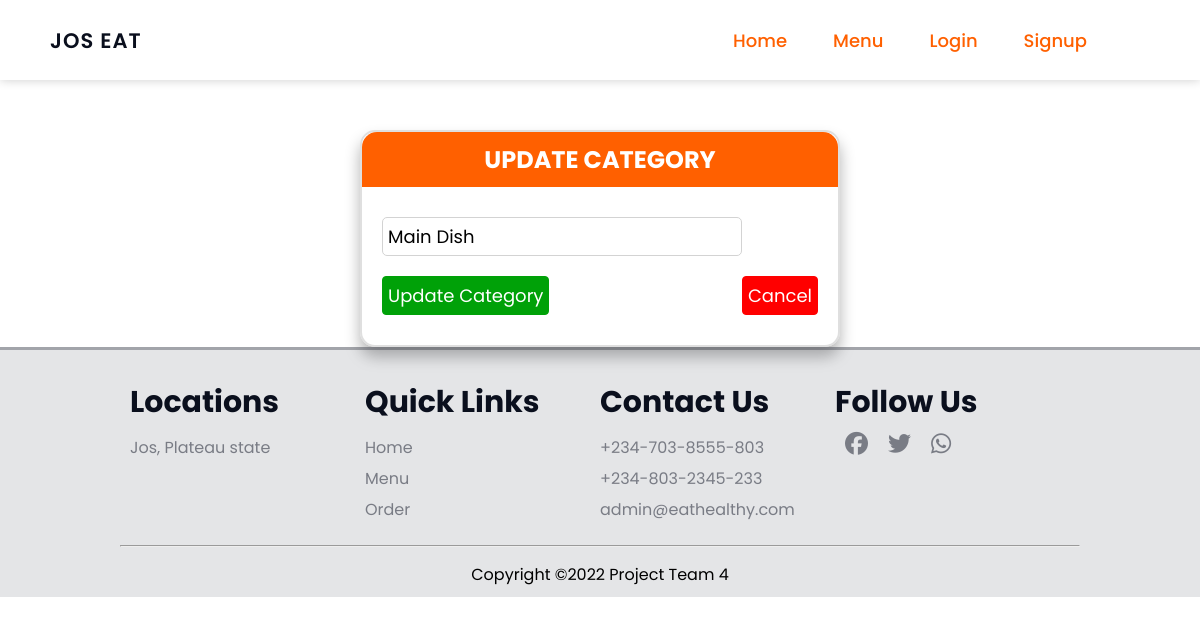
The app's page /updatecategory/1, older data.
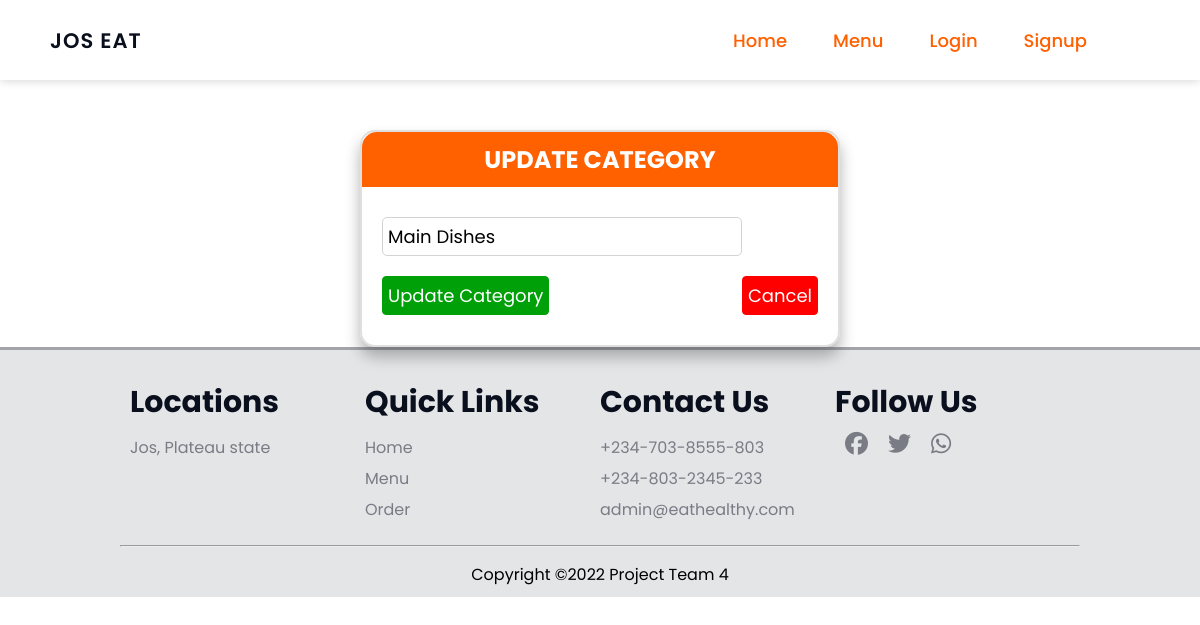
The same page, newer data.
### eatapp/foods/models.py (models this page shows)
class Categories(db.Model):
    id = db.Column(db.Integer, primary_key=True, nullable=False)   # user id
    category_name = db.Column(db.String(50), unique=True, nullable=False)    # username field

### eatapp/foods/routes.py (the view, shortened to what this page needs)
@app.route("/updatecategory/<int:id>" , methods=['GET','POST'])
def updateCategory(id):
    update_category = Categories.query.get_or_404(id)   # get data in Categories model class with the specified id
    category = request.form.get('update-category')     # get data from update route
    return render_template('admin/updatecategory.html', title="update brand", update_category=update_category)

### eatapp/templates/admin/updatecategory.html
{% extends 'layout.html' %}
{% block content %}
    <div class="category-container">
        <div class="category-form">
                <h2>UPDATE CATEGORY</h2>
                <form action="" method="POST" enctype="multipart/form-data">
                    <input type="text" name="update-category" id="update-category" value="{{update_category.category_name}}" required>
                    <div class="button-group">
                        <input type="submit" value="Update Category">
                        <input type="submit" value="Cancel" href="{{url_for('category')}}" id="cancel">
                    </div>
                </form>
        </div>
    </div>
{% endblock content %}

Row changes from the older to the newer data that the page shows:
changed Categories: update-category "Main Dish" → "Main Dishes"
